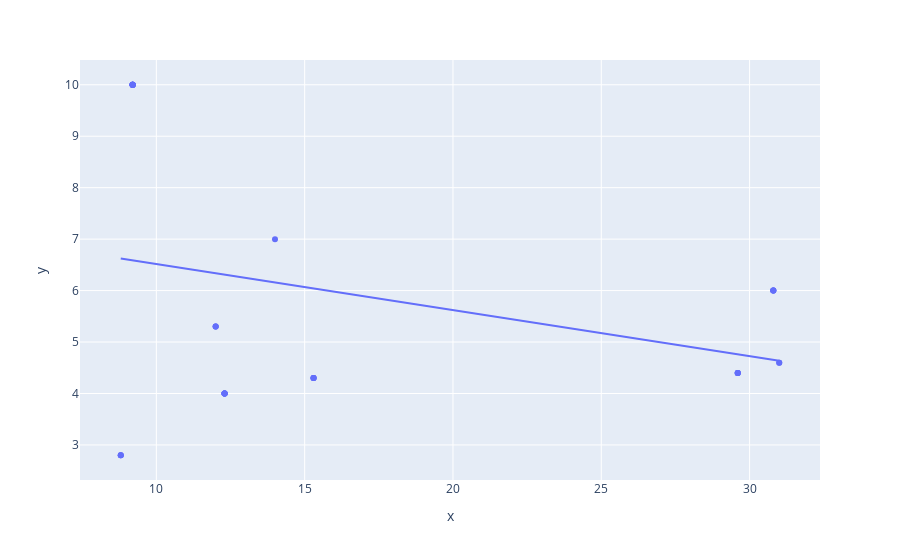

The notebook cell this image was saved under:
### Code cell
import plotly.express as px
fig = px.scatter(x=PG["PTS"], y=PG["AST"],trendline="ols")
fig.show()

### Figure 1 — Plotly figure (JSON) as saved in the notebook; plotly's stock layout.template omitted (floating-point values rounded to 4 significant figures)
{"data": [{"hovertemplate": "x=%{x}<br>y=%{y}<extra></extra>", "legendgroup": "", "marker": {"color": "#636efa", "symbol": "circle"}, "mode": "markers", "name": "", "orientation": "v", "showlegend": false, "type": "scatter", "x": [30.8, 30.8, 30.8, 30.8, 14, 29.6, 29.6, 29.6, 29.6, 31, 31, 12, 12, 12, 9.2, 9.2, 9.2, 9.2, 9.2, 9.2, 9.2, 9.2, 9.2, 8.8, 8.8, 8.8, 15.3, 15.3, 15.3, 15.3, 12.3, 12.3, 12.3, 12.3, 12.3, 12.3], "xaxis": "x", "y": [6, 6, 6, 6, 7, 4.4, 4.4, 4.4, 4.4, 4.6, 4.6, 5.3, 5.3, 5.3, 10, 10, 10, 10, 10, 10, 10, 10, 10, 2.8, 2.8, 2.8, 4.3, 4.3, 4.3, 4.3, 4, 4, 4, 4, 4, 4], "yaxis": "y"}, {"hovertemplate": "<b>OLS trendline</b><br>y = -0.0896642 * x + 7.41392<br>R<sup>2</sup>=0.097898<br><br>x=%{x}<br>y=%{y} <b>(trend)</b><extra></extra>", "legendgroup": "", "marker": {"color": "#636efa", "symbol": "circle"}, "mode": "lines", "name": "", "showlegend": false, "type": "scatter", "x": [8.8, 8.8, 8.8, 9.2, 9.2, 9.2, 9.2, 9.2, 9.2, 9.2, 9.2, 9.2, 12, 12, 12, 12.3, 12.3, 12.3, 12.3, 12.3, 12.3, 14, 15.3, 15.3, 15.3, 15.3, 29.6, 29.6, 29.6, 29.6, 30.8, 30.8, 30.8, 30.8, 31, 31], "xaxis": "x", "y": [6.625, 6.625, 6.625, 6.589, 6.589, 6.589, 6.589, 6.589, 6.589, 6.589, 6.589, 6.589, 6.338, 6.338, 6.338, 6.311, 6.311, 6.311, 6.311, 6.311, 6.311, 6.159, 6.042, 6.042, 6.042, 6.042, 4.76, 4.76, 4.76, 4.76, 4.652, 4.652, 4.652, 4.652, 4.634, 4.634], "yaxis": "y"}], "layout": {"legend": {"tracegroupgap": 0}, "margin": {"t": 60}, "xaxis": {"anchor": "y", "domain": [0, 1], "title": {"text": "x"}}, "yaxis": {"anchor": "x", "domain": [0, 1], "title": {"text": "y"}}}}
